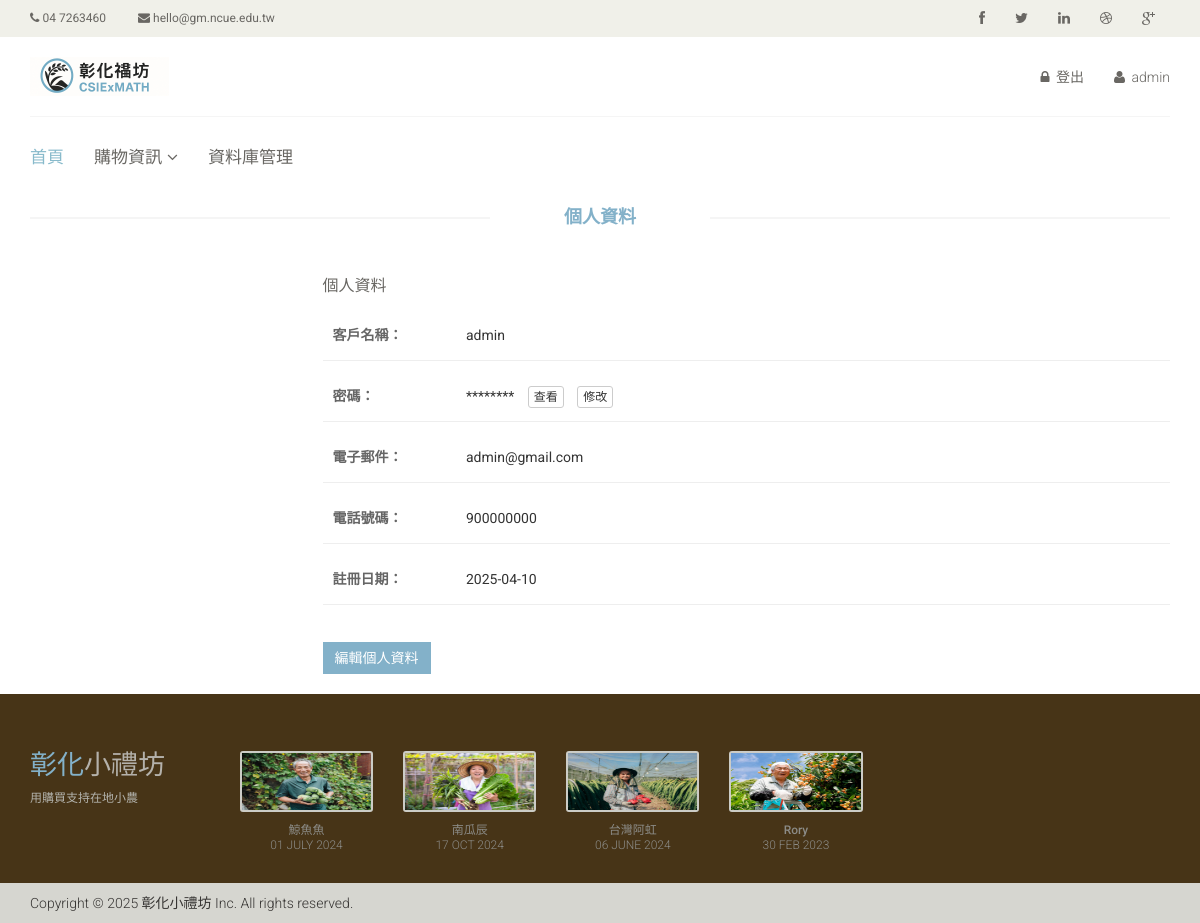
The page /profile.php (signed in) on the database as committed earlier.
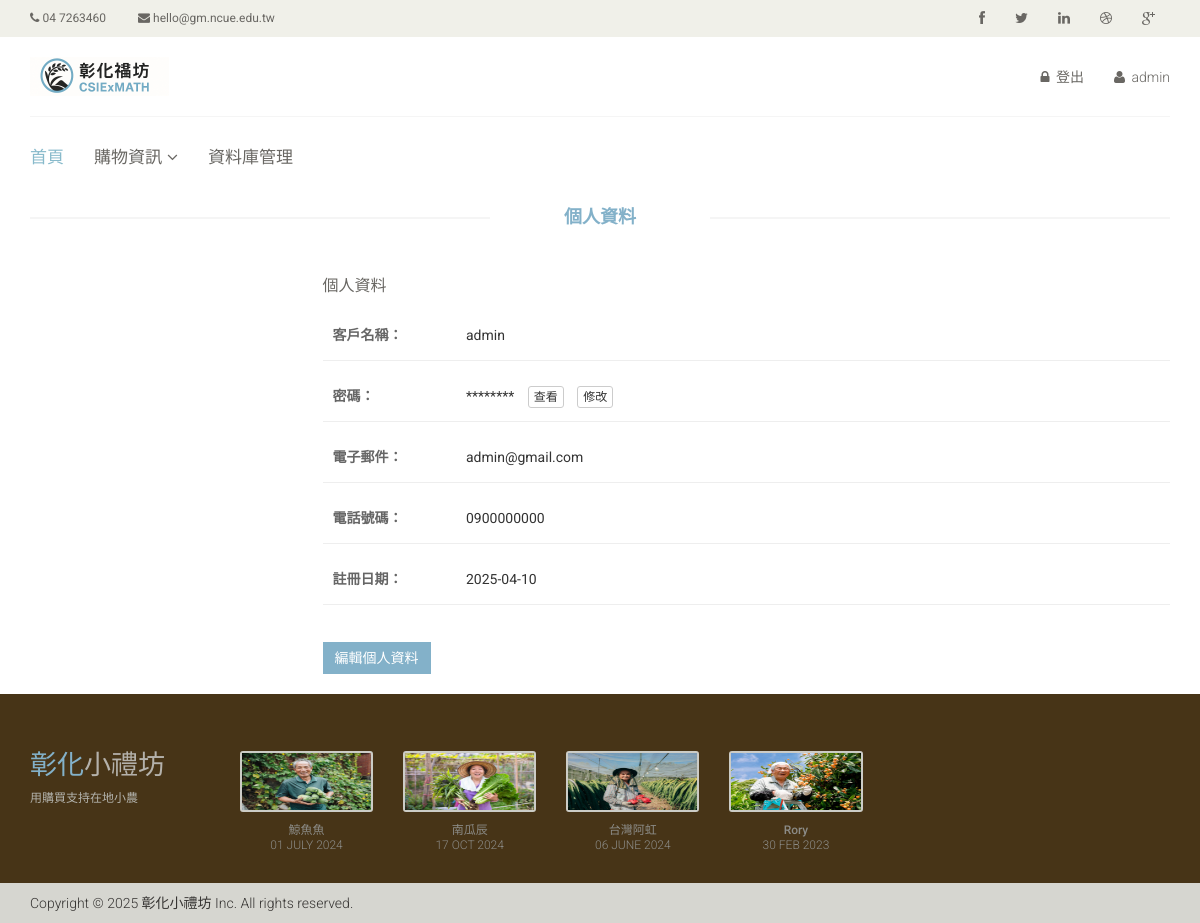
The same page on the database as committed later.
### tables this page shows
CREATE TABLE `members` (
  `member_id` varchar(255) NOT NULL,
  `username` varchar(255) NOT NULL,
  `email` varchar(255) DEFAULT NULL,
  `password` varchar(255) DEFAULT NULL,
  `phone` varchar(11) NOT NULL,
  `register_date` date NOT NULL
);

### profile.php (the view, shortened to what the changed rows need)
<?php
include('db_connection.php');
$username = $_SESSION['username'];
$query = "SELECT * FROM members WHERE username = '$username'";
$result = mysqli_query($conn, $query);
$user_data = mysqli_fetch_assoc($result);
?>
<!DOCTYPE html>
<html lang="en">
<head>
    <link href="css/bootstrap.min.css" rel="stylesheet">
    <link href="css/font-awesome.min.css" rel="stylesheet">
    <link href="css/prettyPhoto.css" rel="stylesheet">
    <link href="css/price-range.css" rel="stylesheet">
    <link href="css/animate.css" rel="stylesheet">
    <link href="css/main.css" rel="stylesheet">
    <link href="css/responsive.css" rel="stylesheet">
    <link href="css/personal_info.css" rel="stylesheet">
</head>
<body>
    <?php include('header.php'); ?>
    <section>
        <div class="container">
            <div class="row">
                <h2 class="title text-center">個人資料</h2>
                <div class="col-sm-9">
                    <div class="blog-post-area">
                        <div class="single-blog-post">
                            <div class="profile-info">
                                <div class="info-item">
                                    <label>客戶名稱：</label>
                                    <span><?php echo htmlspecialchars($user_data['username']); ?></span>
                                </div>
                                <div class="info-item">
                                    <label>電子郵件：</label>
                                    <span><?php echo htmlspecialchars($user_data['email']); ?></span>
                                </div>
                                <div class="info-item">
                                    <label>電話號碼：</label>
                                    <span><?php echo htmlspecialchars($user_data['phone']); ?></span>
                                </div>
                                <div class="info-item">
                                    <label>註冊日期：</label>
                                    <span><?php echo htmlspecialchars($user_data['register_date']); ?></span>
                                </div>
                            </div>
                        </div>
                    </div>
                </div>
            </div>
        </div>
    </section>
    <footer id="footer">
        <div class="footer-top">
            <div class="container">
                <div class="row">
                    <div class="col-sm-2">
                        <div class="companyinfo">
                            <h2><span>彰化</span>小禮坊</h2>
                        </div>
                    </div>
                    <div class="col-sm-7">
                        <div class="col-sm-3">
                            <div class="video-gallery text-center">
                                <h2>01 JULY 2024</h2>
                            </div>
                        </div>
                        <div class="col-sm-3">
                            <div class="video-gallery text-center">
                                <h2>17 OCT 2024</h2>
                            </div>
                        </div>
                        <div class="col-sm-3">
                            <div class="video-gallery text-center">
                                <h2>06 JUNE 2024</h2>
                            </div>
                        </div>
                        <div class="col-sm-3">
                            <div class="video-gallery text-center">
                                <h2>30 FEB 2023</h2>
                            </div>
                        </div>
                    </div>
                </div>
            </div>
        </div>
    </footer>
</body>
</html>

Rows that differ between the two databases and show on the page:
changed members "admin": phone "900000000" → "0900000000"
